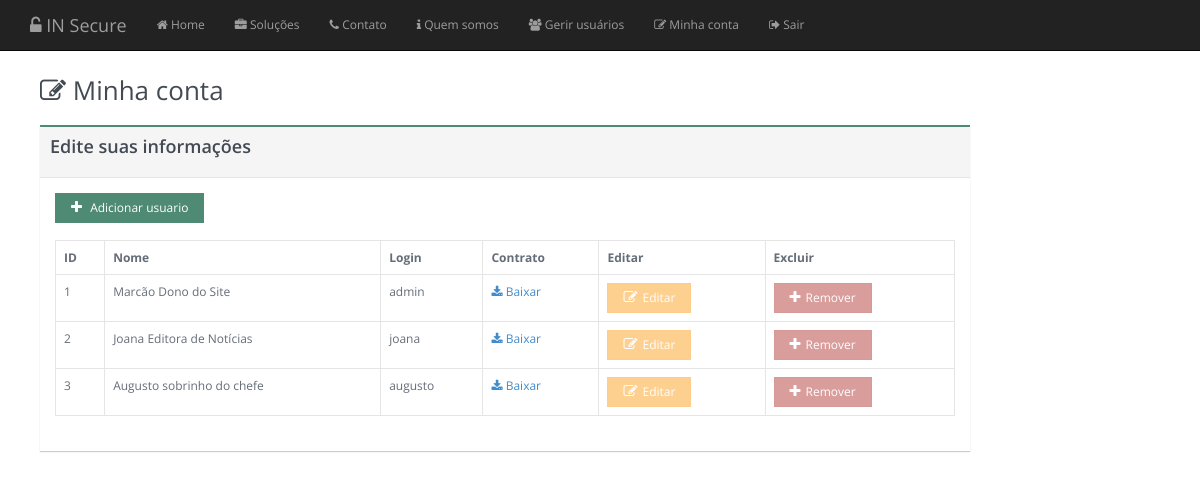
Page /app/users.php (signed in) on the earlier database version.
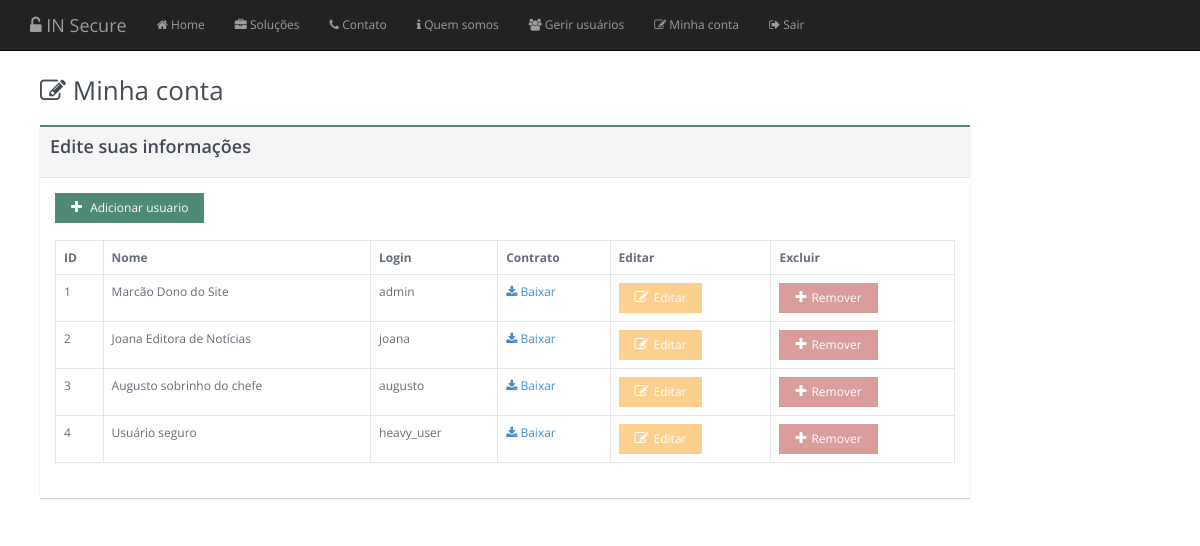
Same page on the later database version.
### tables this page shows
CREATE TABLE `usuarios` (
  `id` int(11) NOT NULL,
  `nome` varchar(255) NOT NULL,
  `login` varchar(255) NOT NULL,
  `senha` varchar(255) NOT NULL
);

### app/users.php (the view, shortened to what this page needs)
<?php
include 'header.php';
require_once 'connection.php';
$query = mysqli_query($link, "select * from usuarios");
$usuarios = array();
while($row = mysqli_fetch_assoc($query)){
	$usuarios[] = $row;
}
?>
<div class="container">
	<div class="page-title">
		<h2>
			<span class="fa fa-edit"></span> Minha conta
		</h2>
	</div>
	 <div class="row">
		<div class="col-md-10" >
			<div class="panel panel-warning" >
				<div class="panel-heading">
	       			<h3>Edite suas informações</h3>
				</div>
				<div class="panel-body">
                    <button class="btn btn-info"><span class="fa fa-plus"></span> Adicionar usuario</button>
					<br><br>
					<table class="table table-bordered table-responsive">
						<tr>
							<th>ID</th>
							<th>Nome</th>
							<th>Login</th>
							<th>Contrato</th>
							<th>Editar</th>
							<th>Excluir</th>
						<?php foreach ($usuarios as $usuario) {
							echo "<tr>";
							echo "<td>".$usuario['id']."</td>";
							echo "<td>".$usuario['nome']."</td>";
							echo "<td>".$usuario['login']."</td>";
							echo "<td>
									<a href='downloads/contrato.jpg'>
										<i class='fa fa-download'></i>
										Baixar
									</a>
									</td>
								";
							echo "<td>
									<a href='editUser.php?id=".$usuario['id']."' disabled class='btn btn-warning'>
										<span class='fa fa-edit'></span>Editar
									</a>
								</td>";
							echo "<td><button disabled class='btn btn-danger'><span class='fa fa-plus'></span>Remover</button>
									</td>";
							echo "</tr>";
						}
							?>
					</table>
				</div>
			</div>
		</div>
	</div>
</div>

### app/header.php (shortened to what this page needs)
<!DOCTYPE html>
<html lang="pt-br">
    <head>
        <link rel="stylesheet" type="text/css" id="theme" href="css/theme.css"/>
    </head>
    <body>
	<div  class="navbar navbar-inverse navbar-fixed-top" role="navigation">
	<div class="container" >
		<div class="navbar-header">
			<a class="navbar-brand" href="index.php"><i class="fa fa-unlock-alt"></i> IN Secure</a>
		</div>
		<div class="navbar-collapse collapse">
			<ul class="nav navbar-nav">
				<li>
					<a href="./">
						<i class="fa fa-home"></i>
						Home
					</a>
				</li>
				<li>
					<a href="solucoes.php">
						<i class="fa fa-briefcase"></i>
						Soluções
					</a>
				</li>
				<li>
					<a href="contato.php">
						<i class="fa fa-phone"></i>
						Contato
					</a>
				</li>
				<li>
					<a href="about.php">
						<i class="fa fa-info"></i>
						Quem somos
					</a>
				</li>
				<?php if(isset($_SESSION['login'])){ ?>
					<li>
						<a href="users.php">
							<i class="fa fa-users"></i>
							Gerir usuários
						</a>
					</li>
					<li>
						<a href="account.php">
							<i class="fa fa-edit"></i>
							Minha conta
						</a>
					</li>
					<li>
						<a href="autentica.php">
							<i class="fa fa-sign-out"></i>
							Sair
						</a>
					</li>
				<?php }?>
			</ul>
		</div>
	</div>
</div>

Differences in the rows shown:
added usuarios: id "4", nome "Usuário seguro", login "heavy_user"
